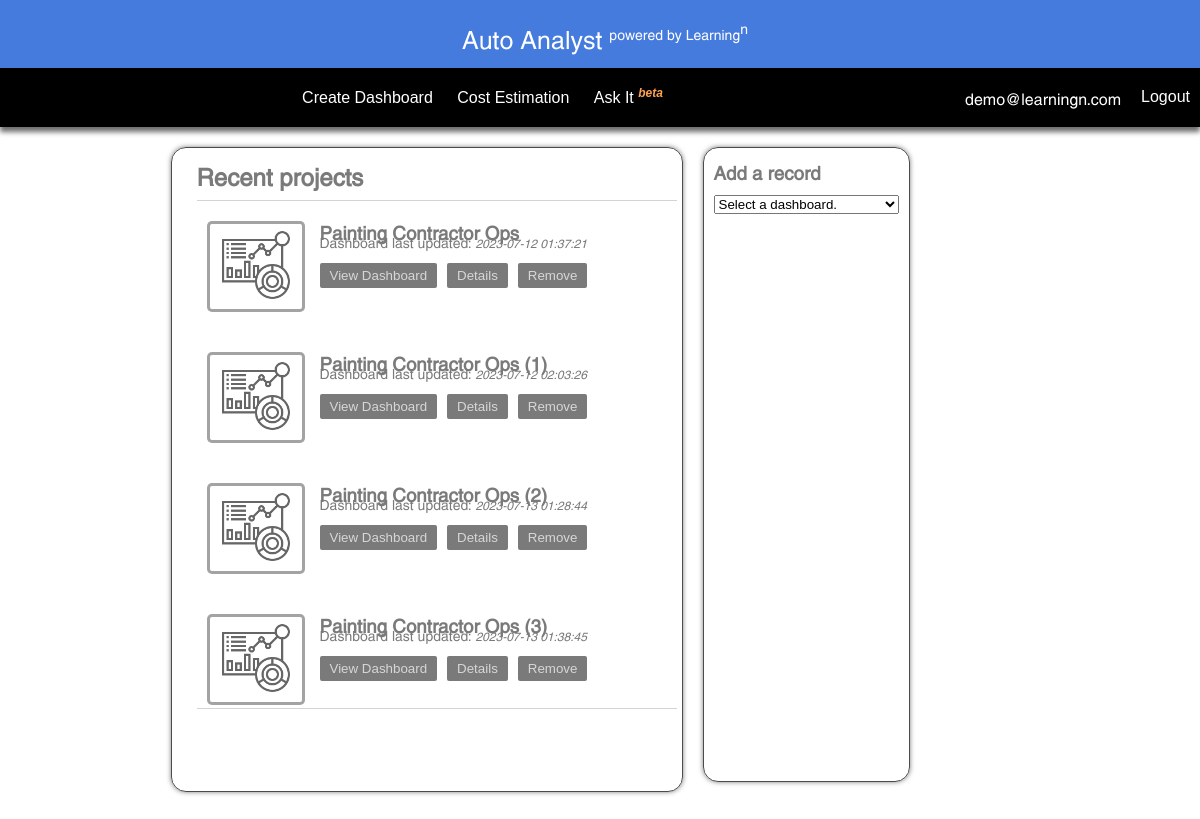
Screenshot of /home (signed in) with the database file from the repository.
### handlers/models.py (models this page shows, shortened)
class UserTables(db.Model):
    user_id = db.Column(db.Integer, db.ForeignKey(UserLogin.user_id))
    table_id = db.Column(db.Integer, primary_key=True, autoincrement=True)
    table_name = db.Column(db.String(100))
    data = db.Column(db.JSON)
    col_mapping = db.Column(db.JSON)
    date_created = db.Column(db.DateTime, server_default=func.now())
    last_updated = db.Column(db.DateTime, server_default=func.now(), onupdate=func.now())

### app.py (the view, shortened to what this page needs)
@app.route('/home', methods=["GET", "POST"])
def home():
    user_info = session.get("account")
    user_datasets = UserTables.query.filter_by(user_id=user_info["user_id"]).all()
    if len(user_datasets) > 0:
        user_tables = [[table.table_name, table.last_updated] for table in user_datasets]
        return render_template('home.html', user=user_info, projects=user_tables)
    return render_template('home.html', user=user_info, projects=None)

### templates/home.html (shortened to what this page needs)
{% extends 'base.html' %}
{% block head %}
    <link rel="stylesheet" href="{{ url_for("static", filename="css/home.css") }}">
{% endblock %}
{% block navbar %}
    <div class="center-navbar">
        <a href="/data-import"><button class="navbar-buttons">Create Dashboard</button></a>
        <a href="#"><button class="navbar-buttons">Cost Estimation</button></a>
        <a href="#"><button class="navbar-buttons">Ask It <sup class="beta-sup">beta</sup></button></a>
    </div>
    <div class="right-navbar">
        <span>{{ user["email"] }}</span>
        <a href="/"><button class="navbar-buttons logout-btn">Logout</button></a>
    </div>
{% endblock %}
{% block content %}
    <div class="projects-container make-card">
        <h2>Recent projects</h2>
        <form class="project-thumbnail-form" method="post">
            {% if projects %}
                {% for project in projects %}
                    <div class="thumbnail-container">
                        <button class="thumbnail-btn" type="submit" name="project_button" value="{{ project[0] }}">
                            <img src="{{ url_for("static", filename="site_images/dashboard_thumbnail.png") }}" alt="submit" width="70px"/>
                        </button>
                        <div class="project-details-container">
                            <h3 class="thumbnail-label">{{ project[0] }}</h3>
                            <p class="detail-rows">Dashboard last updated: <span class="project-load-date">{{ project[1] }}</span></p>
                            <div class="main-action-btns">
                                <button class="project-options view-btn" type="submit" name="project_button" value="{{ project[0] }}">View Dashboard</button>
                                <button class="project-options edit-btn" name="project_button" value="edit_{{ project[0] }}">Details</button>
                                <button class="project-options remove-btn" name="project_button" value="delete_{{ project[0] }}">Remove</button>
                            </div>
                        </div>
                    </div>
                {% endfor %}
            {% endif %}
        </form>
    </div>
    <div class="quick-data-add-container make-card">
        <h3>Add a record</h3>
        <form action="" method="post">
            <select name="table-selection" id="dashboard-selector" onchange="reveal_form()">
                <option value="none">Select a dashboard.</option>
            </select>
        </form>
    </div>
{% endblock %}

### templates/base.html (shortened to what this page needs)
<!DOCTYPE html>
<html lang="en">
<head>
    <link rel="stylesheet" href="{{ url_for("static", filename="css/base.css") }}">
    {% block head %}
    {% endblock %}
</head>
<body>
<div class="header">
    <div class="logo-container">
        <span class="logo-text">Auto Analyst <sup>powered by Learning<sup>n</sup></sup></span>
    </div>
    <nav class="navbar">
        {% block navbar %}
        {% endblock %}
    </nav>
</div>
<div class="content">
    {% block content %}
    {% endblock %}
</div>
</body>
</html>

### static/css/base.css (style rules this page uses)
html, body { height: 100vh; width: 100vw; margin: 0; font-family: Swansea, sans-serif; }
.header { display: flex; flex-direction: column; width: 100vw; height: 15vh; }
.logo-container { height: 8vh; padding-left: 10px; display: flex; align-items: center; justify-content: center; background-color: #467BDE; }
.logo-text { font-size: 25px; color: white; font-weight: lighter; }
.logo-container sup { text-shadow: none; font-size: 14px; font-weight: lighter; }
.navbar { display: flex; width: 100vw; height: 7vh; background-color: black; align-items: center; justify-content: end; color: white; box-shadow: #6D6D6D 0 5px 5px; }
.navbar-buttons { height: 7vh; font-size: 16px; background-color: transparent; color: white; border: none; cursor:pointer; padding-left: 10px; padding-right: 10px; }
.logout-btn { margin-left: 10px; }
.content { display: flex; width: 100vw; height: 85vh; color: #7a7a7a; }
.make-card { border: #4B4B4B solid 1px; box-shadow: #7d7d7d 0 0 5px; border-radius: 15px; }

### static/css/home.css (style rules this page uses)
.navbar { display: flex; width: 100vw; justify-content: space-between; }
.logo-container { height: 15vh; }
.right-navbar { display: flex; justify-content: end; align-items: center; }
.beta-sup { font-size: 12px; font-style: italic; font-weight: bold; color: #ffa351; }
.content { justify-content: center; height: max-content; margin-top: 20px; width: 90vw; }
.projects-container { height: 75vh; display: flex; flex-direction: column; padding-left: 25px; padding-bottom: 10px; }
.quick-data-add-container { height: 75vh; display: flex; flex-direction: column; margin-left: 20px; padding: 0 10px 0 10px; }
.quick-data-add-container form { display: flex; flex-direction: column; height: available; }
.project-thumbnail-form { display: flex; flex-direction: column; width: 40vw; height: 60vh; overflow-y: scroll; margin-right: 5px; border-bottom: rgba(179,179,179,0.57) solid 1px; border-top: rgba(179,179,179,0.57) solid 1px; }
.thumbnail-container { display: flex; padding-top: 20px; padding-bottom: 20px; padding-left: 10px; }
.project-details-container { display: flex; flex-direction: column; margin-left: 15px; padding-top: 5px; }
.detail-rows { margin: 0; padding: 0; font-size: 14px; }
.project-load-date { font-size: 12px; font-style: italic; font-weight: lighter; }
.thumbnail-label { padding: 0; margin: 0 0 2px 0; }
.thumbnail-btn { background-color: white; border-radius: 5px; border: solid 3px rgba(0,0,0,0.6); opacity: 60%; }
.thumbnail-btn img { padding: 5px; }
.main-action-btns { display: flex; width: 100%; margin-top: 18px; }
.project-options { margin-right: 10px; border: none; padding: 5px 10px 5px 10px; border-radius: 2px; background-color: #7a7a7a; color: #d7d7d7; }

### rows the page displays
UserTables: table_name "Painting Contractor Ops", last_updated "2023-07-12 01:37:21"
UserTables: table_name "Painting Contractor Ops (1)", last_updated "2023-07-12 02:03:26"
UserTables: table_name "Painting Contractor Ops (2)", last_updated "2023-07-13 01:28:44"
UserTables: table_name "Painting Contractor Ops (3)", last_updated "2023-07-13 01:38:45"

### other values shown
{{ user["email"] }} "demo@learningn.com"
